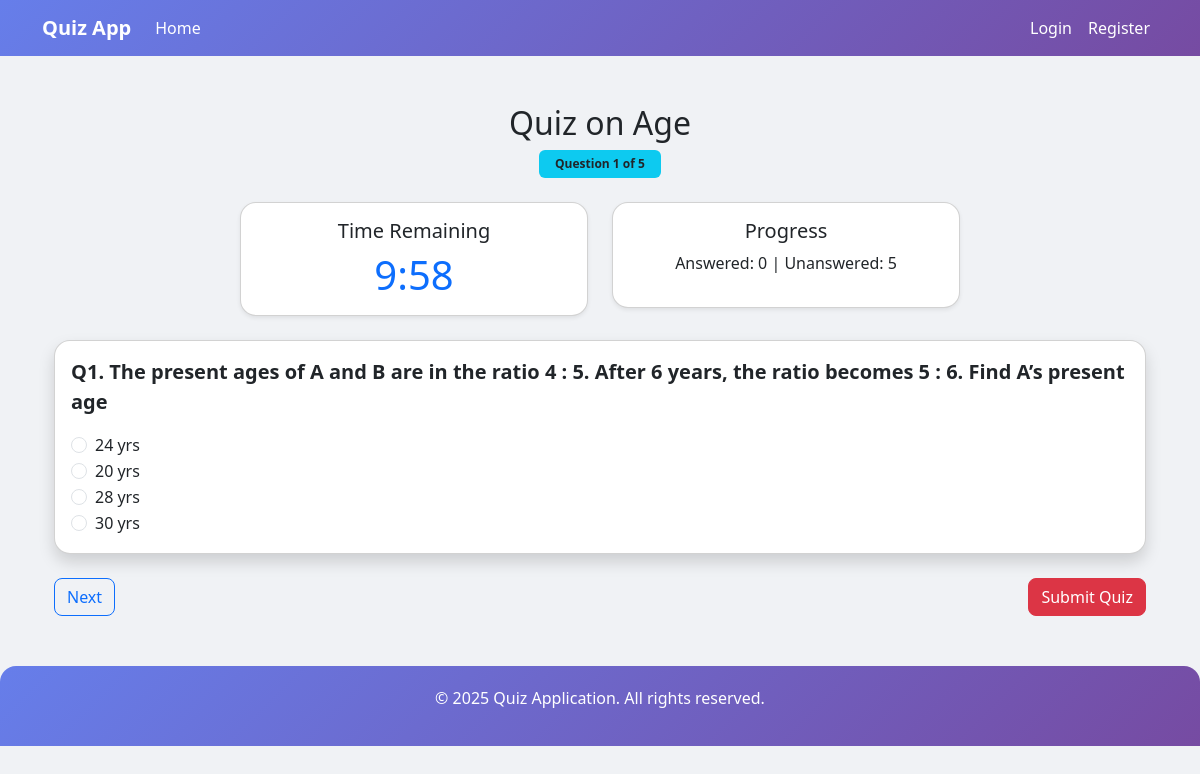
The app's page /quiz/1/ with its own data.
### quiz/models.py (models this page shows, shortened)
class Topic(models.Model):
    name = models.CharField(max_length=100, unique=True)

class Question(models.Model):
    QUESTION_TYPES = [
        ("MCQ", "Multiple Choice"),
        ("NUM", "Numeric"),
        ("TF", "True/False"),
    ]
    DIFFICULTY_LEVELS = [
        (1, "Easy"),
        (2, "Medium"),
        (3, "Hard"),
    ]
    topic = models.ForeignKey(Topic, on_delete=models.CASCADE, related_name="questions")
    text = models.TextField()  # Question text (can hold LaTeX)
    question_type = models.CharField(max_length=5, choices=QUESTION_TYPES, default="MCQ")
    difficulty = models.IntegerField(choices=DIFFICULTY_LEVELS, default=1)
    marks = models.FloatField(default=1.0, editable=False)
    option_a = models.TextField(blank=True, null=True)
    option_b = models.TextField(blank=True, null=True)
    option_c = models.TextField(blank=True, null=True)
    option_d = models.TextField(blank=True, null=True)
    correct_option = models.CharField(
        max_length=50,
        blank=True,
        null=True,
        help_text=(
            "For MCQ: enter A, B, C, or D; "
            "For True/False: enter True or False; "
            "For Numeric: enter the number as text."
        )
    )
    solution = models.TextField(blank=True, null=True)
    created_by = models.ForeignKey(settings.AUTH_USER_MODEL, on_delete=models.SET_NULL, null=True, blank=True)
    created_at = models.DateTimeField(auto_now_add=True)

### quiz/views.py (the view, shortened to what this page needs)
# urls.py: path('quiz/<int:topic_id>/', views.take_quiz, name='take_quiz'),
def take_quiz(request, topic_id):
    topic = get_object_or_404(Topic, pk=topic_id)
    questions = list(Question.objects.filter(topic=topic)[:10])
    total_questions = len(questions)
    if total_questions == 0:
        return render(request, "no_questions.html", {"topic": topic})
    start_new = request.GET.get("start", None)
    duration_minutes = 10
    current_index = int(request.GET.get("q", 0))
    if current_index < 0 or current_index >= total_questions:
        current_index = 0
    if "quiz_answers" not in request.session:
        request.session["quiz_answers"] = {}
    answers = request.session["quiz_answers"]
    total_seconds = request.session.get("remaining_seconds", duration_minutes * 60)
    current_question = questions[current_index]
    question_id = str(current_question.id)
    saved_answer = answers.get(question_id, "")
    return render(request, "take_quiz.html", {
        "topic": topic,
        "question": current_question,
        "current_index": current_index,
        "total_questions": total_questions,
        "saved_answer": saved_answer,
        "answered_count": len(answers),
        "unanswered_count": total_questions - len(answers),
        "duration_minutes": duration_minutes,
        "remaining_seconds": total_seconds
    })

### quiz/context_processors.py (called while the page is built)
def user_role(request):
    if request.user.is_authenticated:
        if request.user.is_superuser or request.user.is_staff:
            return {"user_role": "admin"}
        else:
            return {"user_role": "user"}
    return {"user_role": None}

### templates/take_quiz.html (shortened to what this page needs)
{% extends "base.html" %}
{% block content %}
<div class="container mt-5">
    <div class="row mb-4">
        <div class="col-md-12 text-center">
            <h2 class="mb-2">Quiz on {{ topic.name }}</h2>
            <div class="badge bg-info text-dark py-2 px-3">
                Question {{ current_index|add:"1" }} of {{ total_questions }}
            </div>
        </div>
    </div>
    <div class="row mb-4 justify-content-center">
        <div class="col-md-4 text-center">
            <div class="card shadow-sm p-3">
                <h5>Time Remaining</h5>
                <span id="time" class="display-6 text-primary"></span>
            </div>
        </div>
        <div class="col-md-4 text-center">
            <div class="card shadow-sm p-3">
                <h5>Progress</h5>
                <p>Answered: {{ answered_count }} | Unanswered: {{ unanswered_count }}</p>
            </div>
        </div>
    </div>
    <form method="post" id="quiz-form">
        <div class="card shadow mb-4">
            <div class="card-body">
                <p class="fs-5"><strong>Q{{ current_index|add:"1" }}. {{ question.text }}</strong></p>
                {% if question.question_type == "MCQ" %}
                    <div class="form-check">
                        <input class="form-check-input" type="radio" name="answer" value="A" id="optionA"
                            {% if saved_answer == "A" %}checked{% endif %}>
                        <label class="form-check-label" for="optionA">{{ question.option_a }}</label>
                    </div>
                    <div class="form-check">
                        <input class="form-check-input" type="radio" name="answer" value="B" id="optionB"
                            {% if saved_answer == "B" %}checked{% endif %}>
                        <label class="form-check-label" for="optionB">{{ question.option_b }}</label>
                    </div>
                    <div class="form-check">
                        <input class="form-check-input" type="radio" name="answer" value="C" id="optionC"
                            {% if saved_answer == "C" %}checked{% endif %}>
                        <label class="form-check-label" for="optionC">{{ question.option_c }}</label>
                    </div>
                    <div class="form-check">
                        <input class="form-check-input" type="radio" name="answer" value="D" id="optionD"
                            {% if saved_answer == "D" %}checked{% endif %}>
                        <label class="form-check-label" for="optionD">{{ question.option_d }}</label>
                    </div>
                {% else %}
                    <input type="text" class="form-control" name="answer" value="{{ saved_answer }}">
                {% endif %}
            </div>
        </div>
        <div class="d-flex justify-content-between mb-5">
            <div>
                {% if current_index < total_questions|add:"-1" %}
                    <button type="submit" name="action" value="next" class="btn btn-outline-primary">Next</button>
                {% endif %}
            </div>
            <button type="button" class="btn btn-danger" onclick="openPopup()">Submit Quiz</button>
        </div>
    </form>
</div>
{% endblock %}

### templates/base.html (style rules this page uses)
body { background-color: #f0f2f5; font-family: 'Segoe UI', sans-serif; }
.card, .topic-card { border-radius: 16px; box-shadow: 0 4px 12px rgba(0,0,0,0.05); transition: all 0.3s ease; background-color: #fff; }
.btn { border-radius: 8px; transition: all 0.2s ease; }

### records on screen
Topic: name "Age"
Question: text "The present ages of A and B are in the ratio 4 : 5. After 6 years, the ratio becomes 5 : 6. Find A’s present age", option_a "24 yrs", option_b "20 yrs", option_c "28 yrs", option_d "30 yrs"

### other values on screen
{{ current_index|add:"1" }} "1"
{{ total_questions }} "5"
{{ answered_count }} "0"
{{ unanswered_count }} "5"
